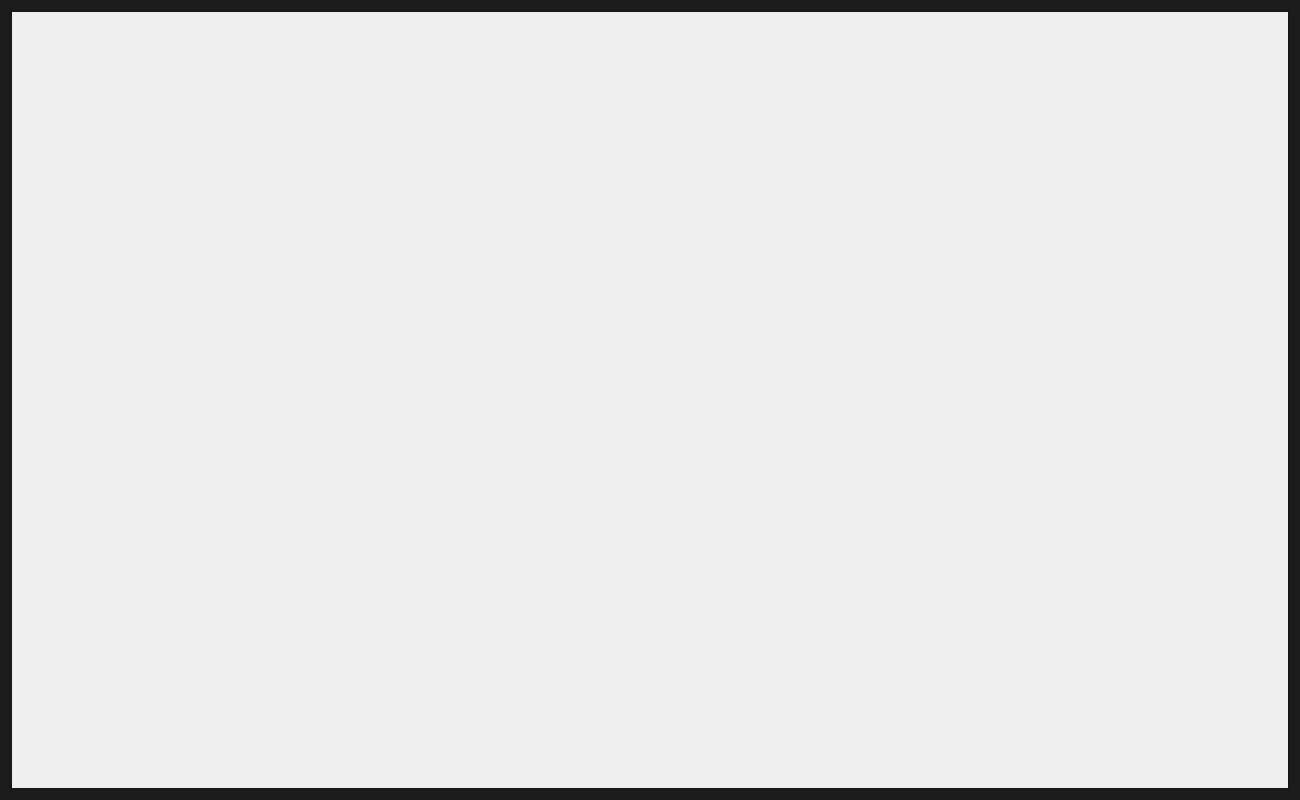
<?xml version="1.0" encoding="UTF-8"?>
<ui version="4.0">
 <class>AddComponentsWindow</class>
 <widget class="QDialog" name="AddComponentsWindow">
  <property name="geometry">
   <rect>
    <x>0</x>
    <y>0</y>
    <width>1300</width>
    <height>800</height>
   </rect>
  </property>
  <property name="minimumSize">
   <size>
    <width>640</width>
    <height>480</height>
   </size>
  </property>
  <property name="windowTitle">
   <string>Dialog</string>
  </property>
  <property name="styleSheet">
   <string notr="true">QDialog {
	background-color: rgba(27, 27, 27, 1);
}</string>
  </property>
  <property name="sizeGripEnabled">
   <bool>false</bool>
  </property>
  <property name="modal">
   <bool>true</bool>
  </property>
  <layout class="QVBoxLayout" name="verticalLayout">
   <item>
    <widget class="QScrollArea" name="scrollArea">
     <property name="styleSheet">
      <string notr="true">QScrollArea {
	background-color: rgba(27, 27, 27, 1);
}</string>
     </property>
     <property name="widgetResizable">
      <bool>true</bool>
     </property>
     <widget class="QWidget" name="scrollAreaWidgetContents">
      <property name="geometry">
       <rect>
        <x>0</x>
        <y>0</y>
        <width>1276</width>
        <height>776</height>
       </rect>
      </property>
      <layout class="QHBoxLayout" name="horizontalLayout">
       <item>
        <layout class="QVBoxLayout" name="componentsList"/>
       </item>
      </layout>
     </widget>
    </widget>
   </item>
  </layout>
 </widget>
 <resources/>
 <connections/>
</ui>
